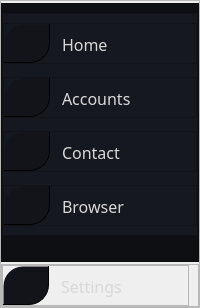
              <widget class="QFrame" name="MenuoptionsFrame">
               <property name="frameShape">
                <enum>QFrame::StyledPanel</enum>
               </property>
               <property name="frameShadow">
                <enum>QFrame::Raised</enum>
               </property>
               <layout class="QVBoxLayout" name="verticalLayout_5">
                <property name="spacing">
                 <number>2</number>
                </property>
                <property name="leftMargin">
                 <number>0</number>
                </property>
                <property name="topMargin">
                 <number>2</number>
                </property>
                <property name="rightMargin">
                 <number>0</number>
                </property>
                <property name="bottomMargin">
                 <number>0</number>
                </property>
                <item>
                 <widget class="QFrame" name="Menu1Base">
                  <property name="sizePolicy">
                   <sizepolicy hsizetype="Ignored" vsizetype="Preferred">
                    <horstretch>0</horstretch>
                    <verstretch>0</verstretch>
                   </sizepolicy>
                  </property>
                  <property name="minimumSize">
                   <size>
                    <width>0</width>
                    <height>235</height>
                   </size>
                  </property>
                  <property name="styleSheet">
                   <string notr="true">QFrame{
	background-color: rgba(111, 114, 135,100);
	background-color: rgb(14, 15, 18);
}</string>
                  </property>
                  <property name="frameShape">
                   <enum>QFrame::StyledPanel</enum>
                  </property>
                  <property name="frameShadow">
                   <enum>QFrame::Raised</enum>
                  </property>
                  <layout class="QVBoxLayout" name="verticalLayout_7">
                   <property name="leftMargin">
                    <number>0</number>
                   </property>
                   <property name="rightMargin">
                    <number>0</number>
                   </property>
                   <property name="bottomMargin">
                    <number>19</number>
                   </property>
                   <item>
                    <widget class="QFrame" name="frame_2">
                     <property name="styleSheet">
                      <string notr="true">background-color: rgb(22, 24, 31);</string>
                     </property>
                     <property name="frameShape">
                      <enum>QFrame::StyledPanel</enum>
                     </property>
                     <property name="frameShadow">
                      <enum>QFrame::Raised</enum>
                     </property>
                     <layout class="QVBoxLayout" name="verticalLayout_6">
                      <property name="spacing">
                       <number>13</number>
                      </property>
                      <property name="leftMargin">
                       <number>0</number>
                      </property>
                      <property name="rightMargin">
                       <number>0</number>
                      </property>
                      <item>
                       <widget class="QFrame" name="Home">
                        <property name="minimumSize">
                         <size>
                          <width>171</width>
                          <height>41</height>
                         </size>
                        </property>
                        <property name="maximumSize">
                         <size>
                          <width>16777215</width>
                          <height>41</height>
                         </size>
                        </property>
                        <property name="styleSheet">
                         <string notr="true">QFrame::hover{

background-color: rgba(4, 4, 4, 120);

}

</string>
                        </property>
                        <property name="frameShape">
                         <enum>QFrame::StyledPanel</enum>
                        </property>
                        <property name="frameShadow">
                         <enum>QFrame::Raised</enum>
                        </property>
                        <layout class="QHBoxLayout" name="horizontalLayout_8">
                         <property name="spacing">
                          <number>0</number>
                         </property>
                         <property name="leftMargin">
                          <number>0</number>
                         </property>
                         <property name="topMargin">
                          <number>0</number>
                         </property>
                         <property name="rightMargin">
                          <number>0</number>
                         </property>
                         <property name="bottomMargin">
                          <number>0</number>
                         </property>
                         <item>
                          <widget class="QPushButton" name="HomeButton">
                           <property name="sizePolicy">
                            <sizepolicy hsizetype="Minimum" vsizetype="Preferred">
                             <horstretch>0</horstretch>
                             <verstretch>0</verstretch>
                            </sizepolicy>
                           </property>
                           <property name="minimumSize">
                            <size>
                             <width>0</width>
                             <height>0</height>
                            </size>
                           </property>
                           <property name="maximumSize">
                            <size>
                             <width>46</width>
                             <height>16777215</height>
                            </size>
                           </property>
                           <property name="styleSheet">
                            <string notr="true">QPushButton{border-top-right-radius:5px;
border-bottom-right-radius:20px;
border-top-left-radius:20px;
border-top-right-radius:0px;
	background-color: rgb(19, 20, 26);
border-style:inset;
border-width:1px;


}

QPushButton::hover{
	background-color: rgba(4, 4, 4, 120);
	border-top-color: qlineargradient(spread:pad, x1:0, y1:0, x2:1, y2:1, stop:0 rgba(0, 0, 0, 0), stop:1 rgba(255, 255, 255, 0));


	border-right-color: rgb(247, 173, 24);

}

QPushButton::pressed{
background-color: rgba(31, 32, 39,225);

}
</string>
                           </property>
                           <property name="text">
                            <string/>
                           </property>
                           <property name="icon">
                            <iconset resource="resources.qrc">
                             <normaloff>:/newPrefix/Utility Icons/lmms.svg</normaloff>:/newPrefix/Utility Icons/lmms.svg</iconset>
                           </property>
                           <property name="iconSize">
                            <size>
                             <width>24</width>
                             <height>25</height>
                            </size>
                           </property>
                          </widget>
                         </item>
                         <item>
                          <widget class="QLabel" name="HomeLabel">
                           <property name="minimumSize">
                            <size>
                             <width>125</width>
                             <height>41</height>
                            </size>
                           </property>
                           <property name="font">
                            <font>
                             <family>Quicksand Medium</family>
                             <pointsize>12</pointsize>
                             <weight>50</weight>
                             <bold>false</bold>
                            </font>
                           </property>
                           <property name="styleSheet">
                            <string notr="true">QLabel{
	background-color: qlineargradient(spread:pad, x1:0, y1:0, x2:1, y2:1, stop:0 rgba(0, 0, 0, 0), stop:1 rgba(255, 255, 255, 0));
color: rgb(216, 216, 216);
border-bottom-left-radius:20px;
border-top-right-radius:25px;
padding-left:8px;
}


QLabel::hover{
border-left:1px solid rgba(85, 255, 127,170);
}</string>
                           </property>
                           <property name="text">
                            <string>Home</string>
                           </property>
                          </widget>
                         </item>
                        </layout>
                       </widget>
                      </item>
                      <item>
                       <widget class="QFrame" name="Accounts">
                        <property name="minimumSize">
                         <size>
                          <width>171</width>
                          <height>41</height>
                         </size>
                        </property>
                        <property name="maximumSize">
                         <size>
                          <width>16777215</width>
                          <height>41</height>
                         </size>
                        </property>
                        <property name="styleSheet">
                         <string notr="true">QFrame::hover{

background-color: rgba(4, 4, 4, 120);

}</string>
                        </property>
                        <property name="frameShape">
                         <enum>QFrame::StyledPanel</enum>
                        </property>
                        <property name="frameShadow">
                         <enum>QFrame::Raised</enum>
                        </property>
                        <layout class="QHBoxLayout" name="horizontalLayout_9">
                         <property name="spacing">
                          <number>0</number>
                         </property>
                         <property name="leftMargin">
                          <number>0</number>
                         </property>
                         <property name="topMargin">
                          <number>0</number>
                         </property>
                         <property name="rightMargin">
                          <number>0</number>
                         </property>
                         <property name="bottomMargin">
                          <number>0</number>
                         </property>
                         <item>
                          <widget class="QPushButton" name="AccountButton">
                           <property name="sizePolicy">
                            <sizepolicy hsizetype="Minimum" vsizetype="Preferred">
                             <horstretch>0</horstretch>
                             <verstretch>0</verstretch>
                            </sizepolicy>
                           </property>
                           <property name="minimumSize">
                            <size>
                             <width>0</width>
                             <height>0</height>
                            </size>
                           </property>
                           <property name="maximumSize">
                            <size>
                             <width>46</width>
                             <height>16777215</height>
                            </size>
                           </property>
                           <property name="styleSheet">
                            <string notr="true">QPushButton{border-top-right-radius:5px;
border-bottom-right-radius:20px;
border-top-left-radius:20px;
border-top-right-radius:0px;
	background-color: rgb(19, 20, 26);
border-style:inset;
border-width:1px;


}

QPushButton::hover{
	background-color: rgba(4, 4, 4, 120);
	border-top-color: qlineargradient(spread:pad, x1:0, y1:0, x2:1, y2:1, stop:0 rgba(0, 0, 0, 0), stop:1 rgba(255, 255, 255, 0));


	border-right-color: rgb(247, 173, 24);

}

QPushButton::pressed{
background-color: rgba(31, 32, 39,225);

}
</string>
                           </property>
                           <property name="text">
                            <string/>
                           </property>
                           <property name="icon">
                            <iconset resource="resources.qrc">
                             <normaloff>:/newPrefix/Utility Icons/preferences-desktop-user.svg</normaloff>:/newPrefix/Utility Icons/preferences-desktop-user.svg</iconset>
                           </property>
                           <property name="iconSize">
                            <size>
                             <width>26</width>
                             <height>26</height>
                            </size>
                           </property>
                          </widget>
                         </item>
                         <item>
                          <widget class="QLabel" name="AccountLabel">
                           <property name="minimumSize">
                            <size>
                             <width>125</width>
                             <height>41</height>
                            </size>
                           </property>
                           <property name="font">
                            <font>
                             <family>Quicksand Medium</family>
                             <pointsize>12</pointsize>
                            </font>
                           </property>
                           <property name="styleSheet">
                            <string notr="true">QLabel{
	background-color: qlineargradient(spread:pad, x1:0, y1:0, x2:1, y2:1, stop:0 rgba(0, 0, 0, 0), stop:1 rgba(255, 255, 255, 0));
color: rgb(216, 216, 216);
border-bottom-left-radius:20px;
border-top-right-radius:25px;
padding-left:8px;
}


QLabel::hover{
border-left:1px solid rgba(85, 255, 127,170);
}</string>
                           </property>
                           <property name="text">
                            <string>Accounts</string>
                           </property>
                          </widget>
                         </item>
                        </layout>
                       </widget>
                      </item>
                      <item>
                       <widget class="QFrame" name="Contact">
                        <property name="minimumSize">
                         <size>
                          <width>171</width>
                          <height>41</height>
                         </size>
                        </property>
                        <property name="maximumSize">
                         <size>
                          <width>16777215</width>
                          <height>41</height>
                         </size>
                        </property>
                        <property name="styleSheet">
                         <string notr="true">QFrame::hover{

background-color: rgba(4, 4, 4, 120);

}</string>
                        </property>
                        <property name="frameShape">
                         <enum>QFrame::StyledPanel</enum>
                        </property>
                        <property name="frameShadow">
                         <enum>QFrame::Raised</enum>
                        </property>
                        <layout class="QHBoxLayout" name="horizontalLayout_10">
                         <property name="spacing">
                          <number>0</number>
                         </property>
                         <property name="leftMargin">
                          <number>0</number>
                         </property>
                         <property name="topMargin">
                          <number>0</number>
                         </property>
                         <property name="rightMargin">
                          <number>0</number>
                         </property>
                         <property name="bottomMargin">
                          <number>0</number>
                         </property>
                         <item>
                          <widget class="QPushButton" name="ContactButton">
                           <property name="sizePolicy">
                            <sizepolicy hsizetype="Minimum" vsizetype="Preferred">
                             <horstretch>0</horstretch>
                             <verstretch>0</verstretch>
                            </sizepolicy>
                           </property>
                           <property name="minimumSize">
                            <size>
                             <width>0</width>
                             <height>0</height>
                            </size>
                           </property>
                           <property name="maximumSize">
                            <size>
                             <width>46</width>
                             <height>16777215</height>
                            </size>
                           </property>
                           <property name="styleSheet">
                            <string notr="true">QPushButton{border-top-right-radius:5px;
border-bottom-right-radius:20px;
border-top-left-radius:20px;
border-top-right-radius:0px;
	background-color: rgb(19, 20, 26);
border-style:inset;
border-width:1px;


}

QPushButton::hover{
	background-color: rgba(4, 4, 4, 120);
	border-top-color: qlineargradient(spread:pad, x1:0, y1:0, x2:1, y2:1, stop:0 rgba(0, 0, 0, 0), stop:1 rgba(255, 255, 255, 0));


	border-right-color: rgb(247, 173, 24);

}

QPushButton::pressed{
background-color: rgba(31, 32, 39,225);

}
</string>
                           </property>
                           <property name="text">
                            <string/>
                           </property>
                           <property name="icon">
                            <iconset resource="resources.qrc">
                             <normaloff>:/newPrefix/Utility Icons/smartphone.svg</normaloff>:/newPrefix/Utility Icons/smartphone.svg</iconset>
                           </property>
                           <property name="iconSize">
                            <size>
                             <width>26</width>
                             <height>26</height>
                            </size>
                           </property>
                          </widget>
                         </item>
                         <item>
                          <widget class="QLabel" name="ContactLabel">
                           <property name="minimumSize">
                            <size>
                             <width>125</width>
                             <height>41</height>
                            </size>
                           </property>
                           <property name="font">
                            <font>
                             <family>Quicksand Medium</family>
                             <pointsize>12</pointsize>
                            </font>
                           </property>
                           <property name="styleSheet">
                            <string notr="true">QLabel{
	background-color: qlineargradient(spread:pad, x1:0, y1:0, x2:1, y2:1, stop:0 rgba(0, 0, 0, 0), stop:1 rgba(255, 255, 255, 0));
color: rgb(216, 216, 216);
border-bottom-left-radius:20px;
border-top-right-radius:25px;
padding-left:8px;
}


QLabel::hover{
border-left:1px solid rgba(85, 255, 127,170);
}</string>
                           </property>
                           <property name="text">
                            <string>Contact</string>
                           </property>
                          </widget>
                         </item>
                        </layout>
                       </widget>
                      </item>
                      <item>
                       <widget class="QFrame" name="Browser">
                        <property name="minimumSize">
                         <size>
                          <width>171</width>
                          <height>41</height>
                         </size>
                        </property>
                        <property name="maximumSize">
                         <size>
                          <width>16777215</width>
                          <height>41</height>
                         </size>
                        </property>
                        <property name="styleSheet">
                         <string notr="true">QFrame::hover{

background-color: rgba(4, 4, 4, 120);

}</string>
                        </property>
                        <property name="frameShape">
                         <enum>QFrame::StyledPanel</enum>
                        </property>
                        <property name="frameShadow">
                         <enum>QFrame::Raised</enum>
                        </property>
                        <layout class="QHBoxLayout" name="horizontalLayout_11">
                         <property name="spacing">
                          <number>0</number>
                         </property>
                         <property name="leftMargin">
                          <number>0</number>
                         </property>
                         <property name="topMargin">
                          <number>0</number>
                         </property>
                         <property name="rightMargin">
                          <number>0</number>
                         </property>
                         <property name="bottomMargin">
                          <number>0</number>
                         </property>
                         <item>
                          <widget class="QPushButton" name="BrowserButton">
                           <property name="sizePolicy">
                            <sizepolicy hsizetype="Minimum" vsizetype="Preferred">
                             <horstretch>0</horstretch>
                             <verstretch>0</verstretch>
                            </sizepolicy>
                           </property>
                           <property name="minimumSize">
                            <size>
                             <width>0</width>
                             <height>0</height>
                            </size>
                           </property>
                           <property name="maximumSize">
                            <size>
                             <width>46</width>
                             <height>16777215</height>
                            </size>
                           </property>
                           <property name="styleSheet">
                            <string notr="true">QPushButton{border-top-right-radius:5px;
border-bottom-right-radius:20px;
border-top-left-radius:20px;
border-top-right-radius:0px;
	background-color: rgb(19, 20, 26);
border-style:inset;
border-width:1px;


}

QPushButton::hover{
	background-color: rgba(4, 4, 4, 120);
	border-top-color: qlineargradient(spread:pad, x1:0, y1:0, x2:1, y2:1, stop:0 rgba(0, 0, 0, 0), stop:1 rgba(255, 255, 255, 0));


	border-right-color: rgb(247, 173, 24);

}

QPushButton::pressed{
background-color: rgba(31, 32, 39,225);

}
</string>
                           </property>
                           <property name="text">
                            <string/>
                           </property>
                           <property name="icon">
                            <iconset resource="resources.qrc">
                             <normaloff>:/newPrefix/Utility Icons/yast-network-group.png</normaloff>:/newPrefix/Utility Icons/yast-network-group.png</iconset>
                           </property>
                           <property name="iconSize">
                            <size>
                             <width>23</width>
                             <height>25</height>
                            </size>
                           </property>
                          </widget>
                         </item>
                         <item>
                          <widget class="QLabel" name="BrowserLabel">
                           <property name="minimumSize">
                            <size>
                             <width>125</width>
                             <height>41</height>
                            </size>
                           </property>
                           <property name="font">
                            <font>
                             <family>Quicksand Medium</family>
                             <pointsize>12</pointsize>
                            </font>
                           </property>
                           <property name="styleSheet">
                            <string notr="true">QLabel{
	background-color: qlineargradient(spread:pad, x1:0, y1:0, x2:1, y2:1, stop:0 rgba(0, 0, 0, 0), stop:1 rgba(255, 255, 255, 0));
color: rgb(216, 216, 216);
border-bottom-left-radius:20px;
border-top-right-radius:25px;
padding-left:8px;
}


QLabel::hover{
border-left:1px solid rgba(85, 255, 127,170);
}</string>
                           </property>
                           <property name="text">
                            <string>Browser</string>
                           </property>
                          </widget>
                         </item>
                        </layout>
                       </widget>
                      </item>
                     </layout>
                    </widget>
                   </item>
                   <item>
                    <widget class="QFrame" name="frame_7">
                     <property name="frameShape">
                      <enum>QFrame::StyledPanel</enum>
                     </property>
                     <property name="frameShadow">
                      <enum>QFrame::Raised</enum>
                     </property>
                    </widget>
                   </item>
                  </layout>
                 </widget>
                </item>
                <item>
                 <widget class="QFrame" name="Menu2Base">
                  <property name="sizePolicy">
                   <sizepolicy hsizetype="Ignored" vsizetype="Fixed">
                    <horstretch>0</horstretch>
                    <verstretch>0</verstretch>
                   </sizepolicy>
                  </property>
                  <property name="minimumSize">
                   <size>
                    <width>0</width>
                    <height>33</height>
                   </size>
                  </property>
                  <property name="styleSheet">
                   <string notr="true"/>
                  </property>
                  <property name="frameShape">
                   <enum>QFrame::StyledPanel</enum>
                  </property>
                  <property name="frameShadow">
                   <enum>QFrame::Raised</enum>
                  </property>
                  <layout class="QHBoxLayout" name="horizontalLayout_13">
                   <property name="spacing">
                    <number>0</number>
                   </property>
                   <property name="leftMargin">
                    <number>0</number>
                   </property>
                   <property name="topMargin">
                    <number>0</number>
                   </property>
                   <property name="rightMargin">
                    <number>9</number>
                   </property>
                   <property name="bottomMargin">
                    <number>0</number>
                   </property>
                   <item>
                    <widget class="QFrame" name="Settings">
                     <property name="minimumSize">
                      <size>
                       <width>171</width>
                       <height>41</height>
                      </size>
                     </property>
                     <property name="maximumSize">
                      <size>
                       <width>16777215</width>
                       <height>41</height>
                      </size>
                     </property>
                     <property name="styleSheet">
                      <string notr="true">QFrame::hover{

background-color: rgba(4, 4, 4, 120);

}</string>
                     </property>
                     <property name="frameShape">
                      <enum>QFrame::StyledPanel</enum>
                     </property>
                     <property name="frameShadow">
                      <enum>QFrame::Raised</enum>
                     </property>
                     <layout class="QHBoxLayout" name="horizontalLayout_12">
                      <property name="spacing">
                       <number>0</number>
                      </property>
                      <property name="leftMargin">
                       <number>0</number>
                      </property>
                      <property name="topMargin">
                       <number>0</number>
                      </property>
                      <property name="rightMargin">
                       <number>0</number>
                      </property>
                      <property name="bottomMargin">
                       <number>0</number>
                      </property>
                      <item>
                       <widget class="QPushButton" name="SettingButton">
                        <property name="sizePolicy">
                         <sizepolicy hsizetype="Minimum" vsizetype="Preferred">
                          <horstretch>0</horstretch>
                          <verstretch>0</verstretch>
                         </sizepolicy>
                        </property>
                        <property name="minimumSize">
                         <size>
                          <width>0</width>
                          <height>0</height>
                         </size>
                        </property>
                        <property name="maximumSize">
                         <size>
                          <width>46</width>
                          <height>16777215</height>
                         </size>
                        </property>
                        <property name="styleSheet">
                         <string notr="true">QPushButton{border-top-right-radius:5px;
border-bottom-right-radius:20px;
border-top-left-radius:20px;
border-top-right-radius:0px;
	background-color: rgb(19, 20, 26);
border-style:inset;
border-width:1px;


}

QPushButton::hover{
	background-color: rgba(4, 4, 4, 120);
	border-top-color: qlineargradient(spread:pad, x1:0, y1:0, x2:1, y2:1, stop:0 rgba(0, 0, 0, 0), stop:1 rgba(255, 255, 255, 0));


	border-right-color: rgb(247, 173, 24);

}

QPushButton::pressed{
background-color: rgba(31, 32, 39,225);

}
</string>
                        </property>
                        <property name="text">
                         <string/>
                        </property>
                        <property name="icon">
                         <iconset resource="resources.qrc">
                          <normaloff>:/newPrefix/Utility Icons/drive-optical.svg</normaloff>:/newPrefix/Utility Icons/drive-optical.svg</iconset>
                        </property>
                        <property name="iconSize">
                         <size>
                          <width>23</width>
                          <height>25</height>
                         </size>
                        </property>
                       </widget>
                      </item>
                      <item>
                       <widget class="QLabel" name="SettingsLabel">
                        <property name="minimumSize">
                         <size>
                          <width>125</width>
                          <height>41</height>
                         </size>
                        </property>
                        <property name="font">
                         <font>
                          <family>Quicksand Medium</family>
                          <pointsize>12</pointsize>
                         </font>
                        </property>
                        <property name="styleSheet">
                         <string notr="true">QLabel{
	background-color: qlineargradient(spread:pad, x1:0, y1:0, x2:1, y2:1, stop:0 rgba(0, 0, 0, 0), stop:1 rgba(255, 255, 255, 0));
color: rgb(216, 216, 216);
border-bottom-left-radius:20px;
border-top-right-radius:25px;
padding-left:8px;
}


QLabel::hover{
border-left:1px solid rgba(85, 255, 127,170);
}</string>
                        </property>
                        <property name="text">
                         <string>Settings</string>
                        </property>
                       </widget>
                      </item>
                     </layout>
                    </widget>
                   </item>
                  </layout>
                 </widget>
                </item>
               </layout>
              </widget>
